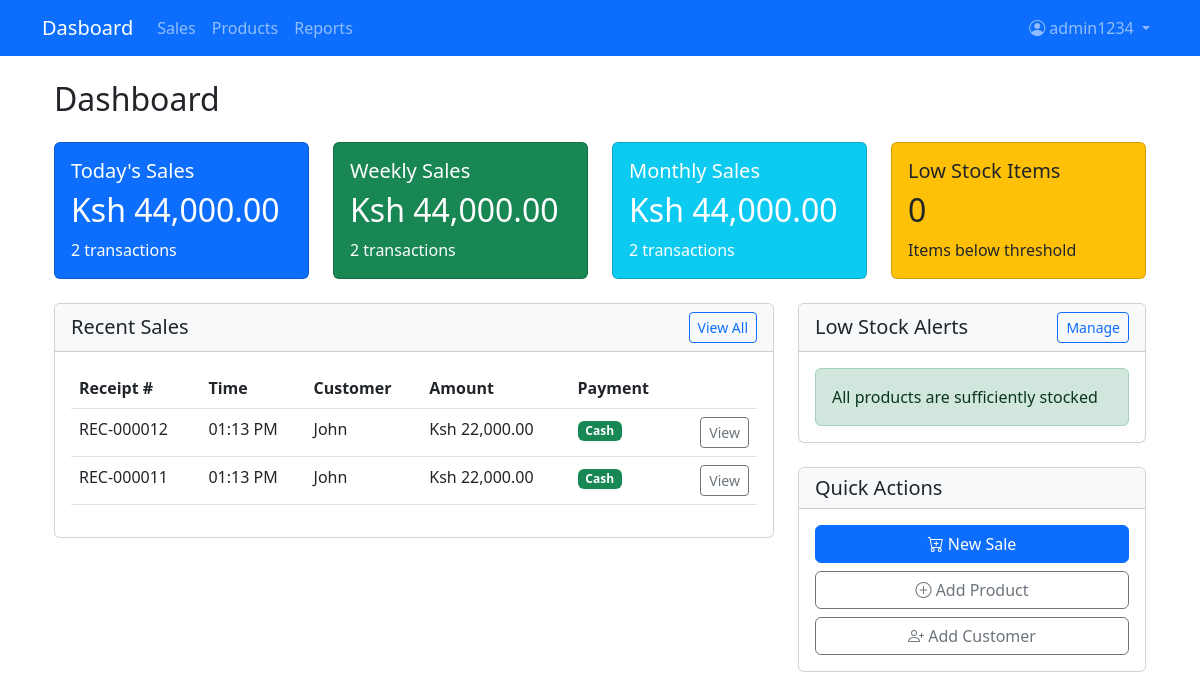
The page / (signed in) on the database its author committed.
### main/models.py (models this page shows, shortened)
class Sale(models.Model):
    PAYMENT_METHODS = [
        ('cash', 'Cash'),
        ('card', 'Credit Card'),
        ('mobile', 'Mobile Payment'),
    ]
    cashier = models.ForeignKey(User, on_delete=models.PROTECT)
    customer = models.ForeignKey(Customer, on_delete=models.SET_NULL, null=True, blank=True)
    created_at = models.DateTimeField(auto_now_add=True, blank=True)
    payment_method = models.CharField(max_length=10, choices=PAYMENT_METHODS)
    subtotal = models.DecimalField(max_digits=10, decimal_places=2, default=0)
    tax = models.DecimalField(max_digits=10, decimal_places=2, default=0)
    discount = models.DecimalField(max_digits=10, decimal_places=2, default=0)
    total = models.DecimalField(max_digits=10, decimal_places=2, default=0)
    amount_paid = models.DecimalField(max_digits=10, decimal_places=2, default=0)
    change = models.DecimalField(max_digits=10, decimal_places=2, default=0)
    completed = models.BooleanField(default=False)

class Receipt(models.Model):
    sale = models.OneToOneField(Sale, on_delete=models.CASCADE)
    receipt_number = models.CharField(max_length=20, unique=True)
    printed = models.BooleanField(default=False)
    created_at = models.DateTimeField(auto_now_add=True, blank=True)

class Customer(models.Model):
    name = models.CharField(max_length=200)
    phone = models.CharField(max_length=20, blank=True)
    email = models.EmailField(blank=True)
    address = models.TextField(blank=True)

### main/views.py (the view)
# urls.py: path('', views.dashboard, name='dashboard'),
@login_required
@login_required
def dashboard(request):
    today = timezone.now().date()
    week_ago = today - timedelta(days=7)
    month_ago = today - timedelta(days=30)
    today_sales = Sale.objects.filter(created_at__date=today, completed=True).aggregate(
        total=Sum('total'), count=Count('id'))
    weekly_sales = Sale.objects.filter(created_at__date__gte=week_ago, completed=True).aggregate(
        total=Sum('total'), count=Count('id'))
    monthly_sales = Sale.objects.filter(created_at__date__gte=month_ago, completed=True).aggregate(
        total=Sum('total'), count=Count('id'))
    low_stock_products = Product.objects.filter(stock__lt=5).order_by('stock')[:5]
    low_stock_count = low_stock_products.count()
    recent_sales = Sale.objects.filter(completed=True).select_related('customer', 'cashier', 'receipt').order_by('-created_at')[:10]
    context = {
        'today_sales': today_sales.get('total') or Decimal('0.00'),
        'today_transactions': today_sales.get('count') or 0,
        'weekly_sales': weekly_sales.get('total') or Decimal('0.00'),
        'weekly_transactions': weekly_sales.get('count') or 0,
        'monthly_sales': monthly_sales.get('total') or Decimal('0.00'),
        'monthly_transactions': monthly_sales.get('count') or 0,
        'recent_sales': recent_sales,
        'low_stock': low_stock_products,
        'low_stock_count': low_stock_count,
    }
    return render(request, 'pos/dashboard.html', context)

### main/templates/pos/dashboard.html (shortened to what this page needs)
{% extends 'base.html' %}
{% load humanize %}
{% block content %}
<div class="container-fluid">
    <h2 class="mb-4">Dashboard</h2>
    <div class="row mb-4">
        <div class="col-md-3">
            <div class="card bg-primary text-white">
                <div class="card-body">
                    <h5 class="card-title">Today's Sales</h5>
                    <h2 class="card-text">Ksh {{ today_sales|floatformat:2|intcomma }}</h2>
                    <p class="card-text">{{ today_transactions }} transactions</p>
                </div>
            </div>
        </div>
        <div class="col-md-3">
            <div class="card bg-success text-white">
                <div class="card-body">
                    <h5 class="card-title">Weekly Sales</h5>
                    <h2 class="card-text">Ksh {{ weekly_sales|floatformat:2|intcomma }}</h2>
                    <p class="card-text">{{ weekly_transactions }} transactions</p>
                </div>
            </div>
        </div>
        <div class="col-md-3">
            <div class="card bg-info text-white">
                <div class="card-body">
                    <h5 class="card-title">Monthly Sales</h5>
                    <h2 class="card-text">Ksh {{ monthly_sales|floatformat:2|intcomma }}</h2>
                    <p class="card-text">{{ monthly_transactions }} transactions</p>
                </div>
            </div>
        </div>
        <div class="col-md-3">
            <div class="card bg-warning text-dark">
                <div class="card-body">
                    <h5 class="card-title">Low Stock Items</h5>
                    <h2 class="card-text">{{ low_stock_count }}</h2>
                    <p class="card-text">Items below threshold</p>
                </div>
            </div>
        </div>
    </div>
    <div class="row">
        <div class="col-md-8">
            <div class="card mb-4">
                <div class="card-header bg-light">
                    <div class="d-flex justify-content-between align-items-center">
                        <h5 class="mb-0">Recent Sales</h5>
                        <a href="{% url 'sales_report' %}" class="btn btn-sm btn-outline-primary">View All</a>
                    </div>
                </div>
                <div class="card-body">
                    <div class="table-responsive">
                        <table class="table table-hover">
                            <thead>
                                <tr>
                                    <th>Receipt #</th>
                                    <th>Time</th>
                                    <th>Customer</th>
                                    <th>Amount</th>
                                    <th>Payment</th>
                                    <th></th>
                                </tr>
                            </thead>
                            <tbody>
                                {% for sale in recent_sales %}
                                <tr>
                                    <td>{{ sale.receipt.receipt_number|default:sale.id }}</td>
                                    <td>{{ sale.created_at|time:"h:i A" }}</td>
                                    <td>{{ sale.customer.name|default:"Walk-in" }}</td>
                                    <td>Ksh {{ sale.total|floatformat:2|intcomma }}</td>
                                    <td>
                                        <span class="badge
                                            {% if sale.payment_method == 'cash' %}bg-success
                                            {% elif sale.payment_method == 'card' %}bg-primary
                                            {% elif sale.payment_method == 'mobile' %}bg-info{% endif %}">
                                            {{ sale.get_payment_method_display }}
                                        </span>
                                    </td>
                                    <td class="text-end">
                                        <a href="{% url 'receipt' sale.id %}" class="btn btn-sm btn-outline-secondary">
                                            View
                                        </a>
                                    </td>
                                </tr>
                                {% empty %}
                                <tr>
                                    <td colspan="6" class="text-center">No recent sales</td>
                                </tr>
                                {% endfor %}
                            </tbody>
                        </table>
                    </div>
                </div>
            </div>
        </div>
        <div class="col-md-4">
            <div class="card">
                <div class="card-header bg-light">
                    <div class="d-flex justify-content-between align-items-center">
                        <h5 class="mb-0">Low Stock Alerts</h5>
                        <a href="{% url 'product_list' %}" class="btn btn-sm btn-outline-primary">Manage</a>
                    </div>
                </div>
                <div class="card-body">
                    <div class="list-group">
                        {% for product in low_stock %}
                        <a href="{% url 'product_detail' product.id %}" class="list-group-item list-group-item-action">
                            <div class="d-flex w-100 justify-content-between">
                                <h6 class="mb-1">{{ product.name }}</h6>
                                <small class="text-danger">{{ product.stock }} left</small>
                            </div>
                            <small class="text-muted">Barcode: {{ product.barcode }}</small>
                        </a>
                        {% empty %}
                        <div class="alert alert-success mb-0">
                            All products are sufficiently stocked
                        </div>
                        {% endfor %}
                    </div>
                </div>
            </div>
            <div class="card mt-4">
                <div class="card-header bg-light">
                    <h5 class="mb-0">Quick Actions</h5>
                </div>
                <div class="card-body">
                    <div class="d-grid gap-2">
                        <a href="{% url 'pos' %}" class="btn btn-primary">
                            <i class="bi bi-cart-plus"></i> New Sale
                        </a>
                        <a href="{% url 'add_product' %}" class="btn btn-outline-secondary">
                            <i class="bi bi-plus-circle"></i> Add Product
                        </a>
                        <a href="{% url 'add_customer' %}" class="btn btn-outline-secondary">
                            <i class="bi bi-person-plus"></i> Add Customer
                        </a>
                    </div>
                </div>
            </div>
        </div>
    </div>
</div>
{% endblock %}

### main/templates/base.html (shortened to what this page needs)
<!DOCTYPE html>
<html lang="en">
<head>
    <link href="https://cdn.jsdelivr.net/npm/bootstrap@5.3.0/dist/css/bootstrap.min.css" rel="stylesheet">
    <link rel="stylesheet" href="https://cdn.jsdelivr.net/npm/bootstrap-icons@1.10.0/font/bootstrap-icons.css">
</head>
<body>
    <nav class="navbar navbar-expand-lg navbar-dark bg-primary mb-4">
        <div class="container">
            <a class="navbar-brand" href="{% url 'dashboard' %}">Dasboard</a>
            <div class="collapse navbar-collapse" id="navbarNav">
                <ul class="navbar-nav me-auto">
                    {% if user.is_authenticated %}
                        <li class="nav-item">
                            <a class="nav-link" href="{% url 'pos' %}">Sales</a>
                        </li>
                        <li class="nav-item">
                            <a class="nav-link" href="{% url 'product_list' %}">Products</a>
                        </li>
                        <li class="nav-item">
                            <a class="nav-link" href="{% url 'sales_report' %}">Reports</a>
                        </li>
                    {% endif %}
                </ul>
                <ul class="navbar-nav">
                    {% if user.is_authenticated %}
                        <li class="nav-item dropdown">
                            <a class="nav-link dropdown-toggle" href="#" role="button" data-bs-toggle="dropdown">
                                <i class="bi bi-person-circle"></i> {{ user.username }}
                            </a>
                        </li>
                    {% endif %}
                </ul>
            </div>
        </div>
    </nav>
    <div class="container">
        {% block content %}{% endblock %}
    </div>
</body>
</html>

### rows shown on the page
Sale: receipt.receipt_number "REC-000012", created_at "01:13 PM", customer.name "John", total "22,000.00", payment_method "Cash"
Sale: receipt.receipt_number "REC-000011", created_at "01:13 PM", customer.name "John", total "22,000.00", payment_method "Cash"

### other values the page prints
{{ user.username }} "admin1234"
{{ today_sales|floatformat:2|intcomma }} "44,000.00"
{{ today_transactions }} "2"
{{ weekly_sales|floatformat:2|intcomma }} "44,000.00"
{{ weekly_transactions }} "2"
{{ monthly_sales|floatformat:2|intcomma }} "44,000.00"
{{ monthly_transactions }} "2"
{{ low_stock_count }} "0"
